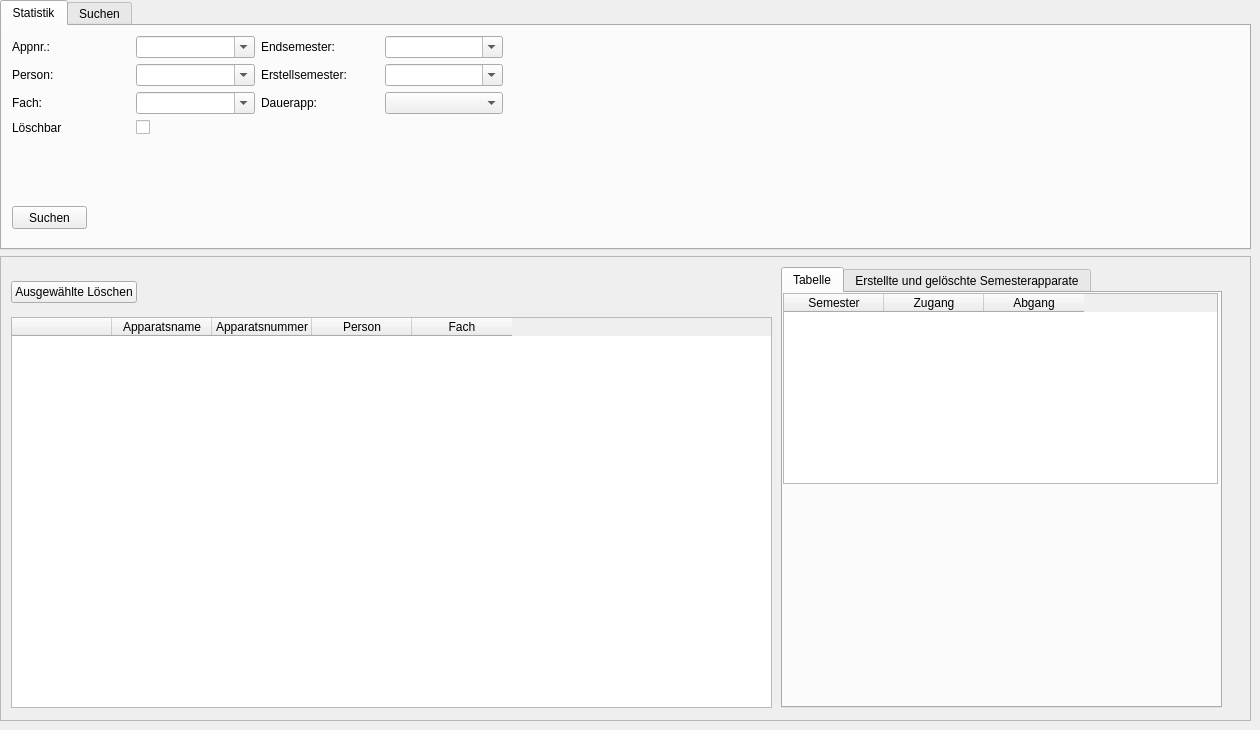
           <widget class="QWidget" name="tab_2">
            <attribute name="title">
             <string>Suchen / Statistik</string>
            </attribute>
            <widget class="QWidget" name="verticalLayoutWidget_2">
             <property name="geometry">
              <rect>
               <x>0</x>
               <y>0</y>
               <width>1251</width>
               <height>721</height>
              </rect>
             </property>
             <layout class="QVBoxLayout" name="verticalLayout_3">
              <item>
               <widget class="QTabWidget" name="tabWidget_2">
                <property name="maximumSize">
                 <size>
                  <width>16777215</width>
                  <height>250</height>
                 </size>
                </property>
                <property name="currentIndex">
                 <number>0</number>
                </property>
                <widget class="QWidget" name="tab_3">
                 <attribute name="title">
                  <string>Statistik</string>
                 </attribute>
                 <widget class="QPushButton" name="btn_search">
                  <property name="geometry">
                   <rect>
                    <x>10</x>
                    <y>180</y>
                    <width>75</width>
                    <height>23</height>
                   </rect>
                  </property>
                  <property name="text">
                   <string>Suchen</string>
                  </property>
                 </widget>
                 <widget class="QWidget" name="gridLayoutWidget">
                  <property name="geometry">
                   <rect>
                    <x>10</x>
                    <y>10</y>
                    <width>491</width>
                    <height>161</height>
                   </rect>
                  </property>
                  <layout class="QGridLayout" name="gridLayout_3">
                   <item row="0" column="0">
                    <widget class="QLabel" name="label_7">
                     <property name="text">
                      <string>Appnr.:</string>
                     </property>
                    </widget>
                   </item>
                   <item row="1" column="3">
                    <widget class="QComboBox" name="box_erstellsemester">
                     <property name="editable">
                      <bool>true</bool>
                     </property>
                    </widget>
                   </item>
                   <item row="2" column="2">
                    <widget class="QLabel" name="label_18">
                     <property name="text">
                      <string>Dauerapp:</string>
                     </property>
                    </widget>
                   </item>
                   <item row="0" column="2">
                    <widget class="QLabel" name="label_17">
                     <property name="text">
                      <string>Endsemester:</string>
                     </property>
                    </widget>
                   </item>
                   <item row="1" column="2">
                    <widget class="QLabel" name="label_19">
                     <property name="text">
                      <string>Erstellsemester:</string>
                     </property>
                    </widget>
                   </item>
                   <item row="2" column="3">
                    <widget class="QComboBox" name="box_dauerapp"/>
                   </item>
                   <item row="1" column="0">
                    <widget class="QLabel" name="label_11">
                     <property name="text">
                      <string>Person:</string>
                     </property>
                    </widget>
                   </item>
                   <item row="2" column="0">
                    <widget class="QLabel" name="label_16">
                     <property name="text">
                      <string>Fach:</string>
                     </property>
                    </widget>
                   </item>
                   <item row="0" column="3">
                    <widget class="QComboBox" name="box_semester">
                     <property name="editable">
                      <bool>true</bool>
                     </property>
                    </widget>
                   </item>
                   <item row="0" column="1">
                    <widget class="QComboBox" name="box_appnrs">
                     <property name="editable">
                      <bool>true</bool>
                     </property>
                    </widget>
                   </item>
                   <item row="2" column="1">
                    <widget class="QComboBox" name="box_fach">
                     <property name="editable">
                      <bool>true</bool>
                     </property>
                    </widget>
                   </item>
                   <item row="1" column="1">
                    <widget class="QComboBox" name="box_person">
                     <property name="editable">
                      <bool>true</bool>
                     </property>
                    </widget>
                   </item>
                   <item row="4" column="0">
                    <spacer name="verticalSpacer_3">
                     <property name="orientation">
                      <enum>Qt::Vertical</enum>
                     </property>
                     <property name="sizeHint" stdset="0">
                      <size>
                       <width>20</width>
                       <height>40</height>
                      </size>
                     </property>
                    </spacer>
                   </item>
                   <item row="3" column="0">
                    <widget class="QLabel" name="label_15">
                     <property name="text">
                      <string>Löschbar</string>
                     </property>
                    </widget>
                   </item>
                   <item row="3" column="1">
                    <widget class="QCheckBox" name="check_deletable">
                     <property name="text">
                      <string/>
                     </property>
                    </widget>
                   </item>
                  </layout>
                 </widget>
                 <widget class="QLabel" name="db_err_message">
                  <property name="geometry">
                   <rect>
                    <x>100</x>
                    <y>180</y>
                    <width>401</width>
                    <height>23</height>
                   </rect>
                  </property>
                  <property name="text">
                   <string/>
                  </property>
                 </widget>
                </widget>
                <widget class="QWidget" name="tab_4">
                 <attribute name="title">
                  <string>Suchen</string>
                 </attribute>
                </widget>
               </widget>
              </item>
              <item>
               <widget class="QStackedWidget" name="stackedWidget_4">
                <property name="frameShape">
                 <enum>QFrame::StyledPanel</enum>
                </property>
                <property name="frameShadow">
                 <enum>QFrame::Raised</enum>
                </property>
                <widget class="QWidget" name="stackedWidget_4Page1" native="true">
                 <widget class="QTabWidget" name="tabWidget_3">
                  <property name="geometry">
                   <rect>
                    <x>780</x>
                    <y>10</y>
                    <width>441</width>
                    <height>441</height>
                   </rect>
                  </property>
                  <property name="currentIndex">
                   <number>0</number>
                  </property>
                  <widget class="QWidget" name="tab_6">
                   <attribute name="title">
                    <string>Tabelle</string>
                   </attribute>
                   <widget class="QTableWidget" name="statistics_table">
                    <property name="geometry">
                     <rect>
                      <x>0</x>
                      <y>0</y>
                      <width>435</width>
                      <height>191</height>
                     </rect>
                    </property>
                    <property name="sizePolicy">
                     <sizepolicy hsizetype="Fixed" vsizetype="Fixed">
                      <horstretch>0</horstretch>
                      <verstretch>0</verstretch>
                     </sizepolicy>
                    </property>
                    <property name="maximumSize">
                     <size>
                      <width>16777215</width>
                      <height>191</height>
                     </size>
                    </property>
                    <property name="editTriggers">
                     <set>QAbstractItemView::NoEditTriggers</set>
                    </property>
                    <property name="alternatingRowColors">
                     <bool>true</bool>
                    </property>
                    <attribute name="horizontalHeaderCascadingSectionResizes">
                     <bool>false</bool>
                    </attribute>
                    <column>
                     <property name="text">
                      <string>Semester</string>
                     </property>
                    </column>
                    <column>
                     <property name="text">
                      <string>Zugang</string>
                     </property>
                    </column>
                    <column>
                     <property name="text">
                      <string>Abgang</string>
                     </property>
                    </column>
                   </widget>
                   <widget class="QWidget" name="widget_3" native="true">
                    <property name="geometry">
                     <rect>
                      <x>0</x>
                      <y>210</y>
                      <width>431</width>
                      <height>211</height>
                     </rect>
                    </property>
                   </widget>
                  </widget>
                  <widget class="QWidget" name="tab_7">
                   <attribute name="title">
                    <string>Erstellte und gelöschte Semesterapparate</string>
                   </attribute>
                  </widget>
                 </widget>
                 <widget class="QWidget" name="widget" native="true">
                  <property name="geometry">
                   <rect>
                    <x>10</x>
                    <y>10</y>
                    <width>761</width>
                    <height>441</height>
                   </rect>
                  </property>
                  <widget class="QWidget" name="horizontalLayoutWidget_3">
                   <property name="geometry">
                    <rect>
                     <x>0</x>
                     <y>0</y>
                     <width>761</width>
                     <height>51</height>
                    </rect>
                   </property>
                   <layout class="QHBoxLayout" name="horizontalLayout_7">
                    <item>
                     <widget class="QPushButton" name="btn_del_select_apparats">
                      <property name="text">
                       <string>Ausgewählte Löschen</string>
                      </property>
                     </widget>
                    </item>
                    <item>
                     <spacer name="horizontalSpacer_5">
                      <property name="orientation">
                       <enum>Qt::Horizontal</enum>
                      </property>
                      <property name="sizeHint" stdset="0">
                       <size>
                        <width>40</width>
                        <height>20</height>
                       </size>
                      </property>
                     </spacer>
                    </item>
                   </layout>
                  </widget>
                  <widget class="QWidget" name="table" native="true">
                   <property name="geometry">
                    <rect>
                     <x>0</x>
                     <y>50</y>
                     <width>761</width>
                     <height>391</height>
                    </rect>
                   </property>
                   <widget class="QTableWidget" name="tableWidget">
                    <property name="geometry">
                     <rect>
                      <x>0</x>
                      <y>0</y>
                      <width>761</width>
                      <height>391</height>
                     </rect>
                    </property>
                    <property name="editTriggers">
                     <set>QAbstractItemView::NoEditTriggers</set>
                    </property>
                    <column>
                     <property name="text">
                      <string> </string>
                     </property>
                    </column>
                    <column>
                     <property name="text">
                      <string>Apparatsname</string>
                     </property>
                    </column>
                    <column>
                     <property name="text">
                      <string>Apparatsnummer</string>
                     </property>
                    </column>
                    <column>
                     <property name="text">
                      <string>Person</string>
                     </property>
                    </column>
                    <column>
                     <property name="text">
                      <string>Fach</string>
                     </property>
                    </column>
                   </widget>
                  </widget>
                 </widget>
                </widget>
               </widget>
              </item>
             </layout>
            </widget>
           </widget>
